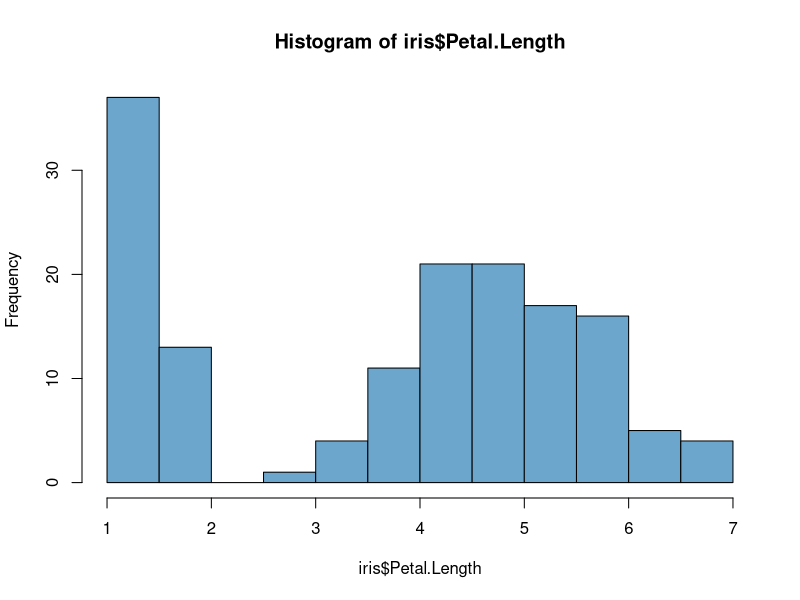
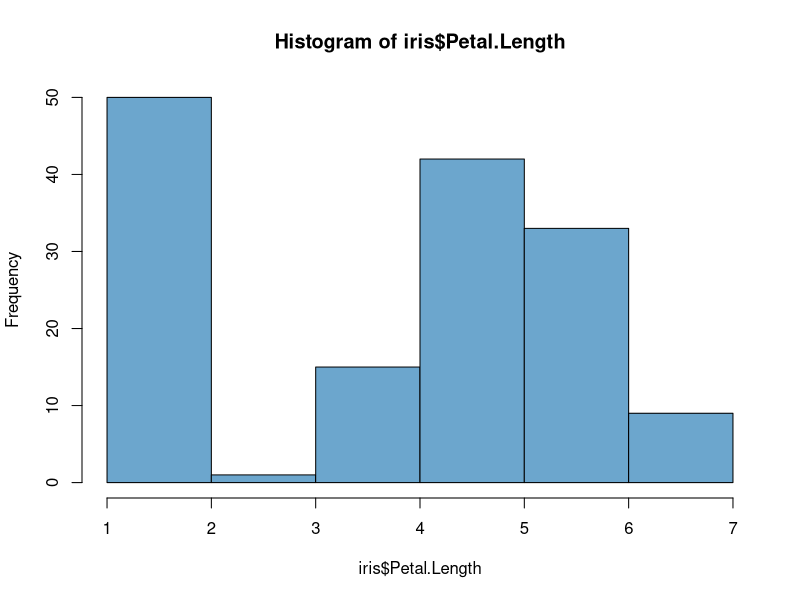
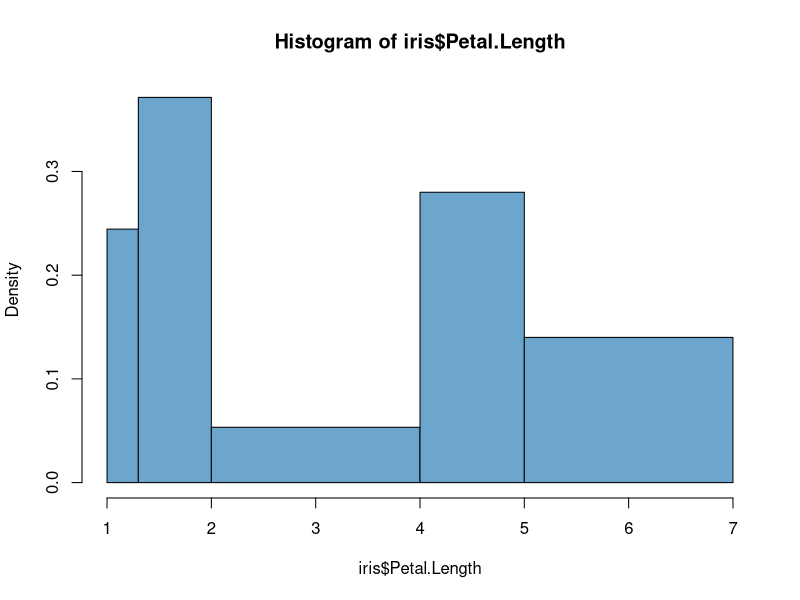

Generate these figures, in order, with R:
## ---- chunk 1
hist(iris$Petal.Length, col = 'skyblue3')
## ---- chunk 2
hist(iris$Petal.Length, col = 'skyblue3', breaks = 6)
## ---- chunk 3
hist(
  iris$Petal.Length,
  col = 'skyblue3',
  breaks = c(1,1.3,2,4,5,7))
